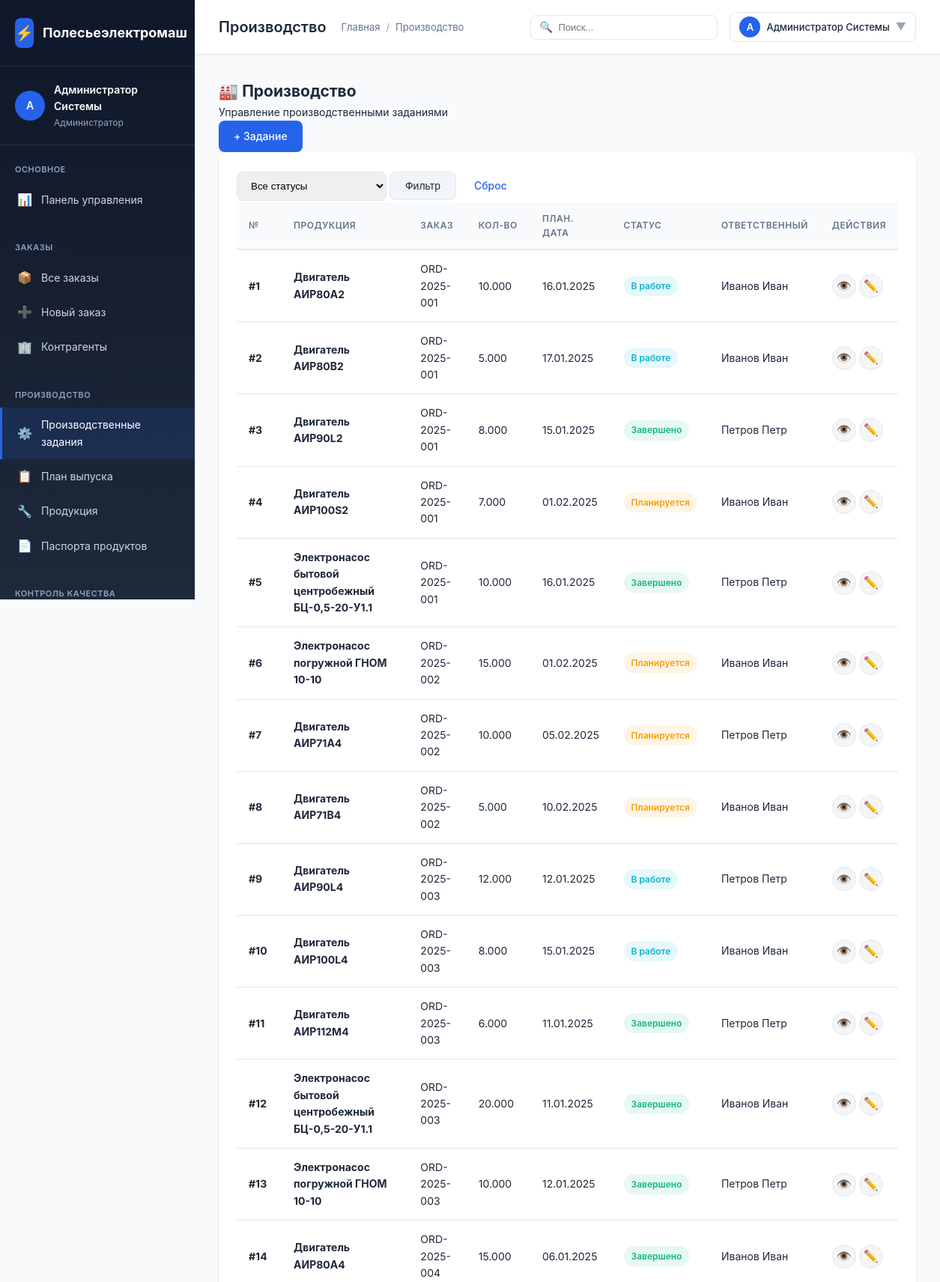
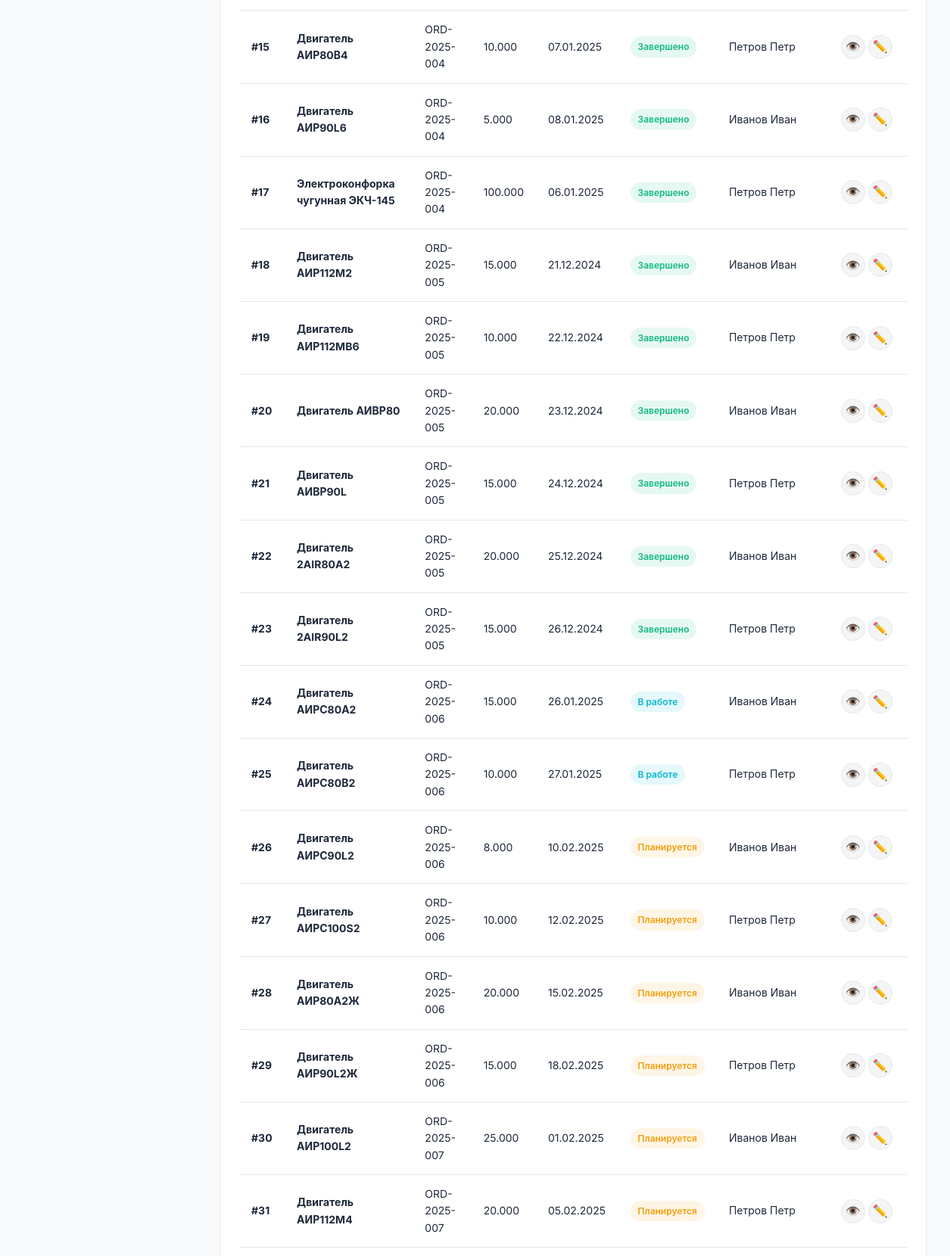
The page /polesie/modules/production/list.php (signed in, upper part) on the database its author committed (2 pictures, top to bottom).
### tables this page shows
CREATE TABLE `users` (
  `id` INT AUTO_INCREMENT PRIMARY KEY,
  `username` VARCHAR(50) NOT NULL UNIQUE,
  `password_hash` VARCHAR(255) NOT NULL,
  `full_name` VARCHAR(100) NOT NULL,
  `email` VARCHAR(100),
  `role_id` INT,
  `is_active` BOOLEAN DEFAULT TRUE,
  `created_at` TIMESTAMP DEFAULT CURRENT_TIMESTAMP,
  CONSTRAINT `fk_users_role` FOREIGN KEY (`role_id`) REFERENCES `user_roles`(`id`) ON DELETE SET NULL
);

CREATE TABLE `user_roles` (
  `id` INT AUTO_INCREMENT PRIMARY KEY,
  `name` VARCHAR(100) NOT NULL,
  `code` VARCHAR(50) NOT NULL UNIQUE,
  `description` TEXT,
  `permissions` JSON
);

CREATE TABLE `production_tasks` (
  `id` INT AUTO_INCREMENT PRIMARY KEY,
  `task_number` VARCHAR(50) UNIQUE,
  `order_id` INT,
  `order_item_id` INT,
  `product_id` INT NOT NULL,
  `route_card_id` INT,
  `quantity_plan` DECIMAL(15,3) NOT NULL,
  `quantity_fact` DECIMAL(15,3) DEFAULT 0,
  `quantity_good` DECIMAL(15,3) DEFAULT 0,
  `quantity_defect` DECIMAL(15,3) DEFAULT 0,
  `status` ENUM('planned', 'in_progress', 'completed', 'cancelled') DEFAULT 'planned',
  `priority` ENUM('low', 'normal', 'high', 'urgent') DEFAULT 'normal',
  `start_date` DATE,
  `end_date` DATE,
  `planned_start` DATETIME,
  `planned_end` DATETIME,
  `actual_start` DATETIME,
  `actual_end` DATETIME,
  `responsible_id` INT,
  `worker_id` INT,
  `notes` TEXT,
  `created_at` TIMESTAMP DEFAULT CURRENT_TIMESTAMP,
  `updated_at` TIMESTAMP DEFAULT CURRENT_TIMESTAMP ON UPDATE CURRENT_TIMESTAMP,
  CONSTRAINT `fk_task_order` FOREIGN KEY (`order_id`) REFERENCES `orders`(`id`) ON DELETE SET NULL,
  CONSTRAINT `fk_task_order_item` FOREIGN KEY (`order_item_id`) REFERENCES `order_items`(`id`) ON DELETE SET NULL,
  CONSTRAINT `fk_task_product` FOREIGN KEY (`product_id`) REFERENCES `products`(`id`) ON DELETE CASCADE,
  CONSTRAINT `fk_task_route` FOREIGN KEY (`route_card_id`) REFERENCES `route_cards`(`id`) ON DELETE SET NULL,
  CONSTRAINT `fk_task_responsible` FOREIGN KEY (`responsible_id`) REFERENCES `users`(`id`) ON DELETE SET NULL,
  CONSTRAINT `fk_task_worker` FOREIGN KEY (`worker_id`) REFERENCES `users`(`id`) ON DELETE SET NULL
);

CREATE TABLE `products` (
  `id` INT AUTO_INCREMENT PRIMARY KEY,
  `article` VARCHAR(50) NOT NULL UNIQUE,
  `name` VARCHAR(200) NOT NULL,
  `category_id` INT,
  `base_unit_id` INT,
  `specifications` JSON,
  `image` VARCHAR(255),
  `base_price` DECIMAL(15,2),
  `currency` CHAR(3) DEFAULT 'BYN',
  `is_active` BOOLEAN DEFAULT TRUE,
  `created_at` TIMESTAMP DEFAULT CURRENT_TIMESTAMP,
  CONSTRAINT `fk_prod_category` FOREIGN KEY (`category_id`) REFERENCES `product_categories`(`id`) ON DELETE SET NULL,
  CONSTRAINT `fk_prod_unit` FOREIGN KEY (`base_unit_id`) REFERENCES `base_units`(`id`) ON DELETE SET NULL
);

CREATE TABLE `orders` (
  `id` INT AUTO_INCREMENT PRIMARY KEY,
  `order_number` VARCHAR(50) NOT NULL UNIQUE,
  `customer_id` INT,
  `responsible_user_id` INT,
  `status` ENUM('new', 'processing', 'ready', 'shipped', 'cancelled') DEFAULT 'new',
  `order_date` DATE NOT NULL,
  `delivery_date` DATE,
  `total_amount` DECIMAL(15,2),
  `notes` TEXT,
  `created_at` TIMESTAMP DEFAULT CURRENT_TIMESTAMP,
  `updated_at` TIMESTAMP DEFAULT CURRENT_TIMESTAMP ON UPDATE CURRENT_TIMESTAMP,
  CONSTRAINT `fk_order_customer` FOREIGN KEY (`customer_id`) REFERENCES `contractors`(`id`) ON DELETE SET NULL,
  CONSTRAINT `fk_order_responsible` FOREIGN KEY (`responsible_user_id`) REFERENCES `users`(`id`) ON DELETE SET NULL
);

### polesie/modules/production/list.php (the view, shortened to what the rows shown need)
<?php
require_once __DIR__ . '/../../config/config.php';
$user = getCurrentUser();
$pdo = getDbConnection();
$pageTitle = 'Производство';
$sql = "SELECT pt.*, o.order_number, p.name as product_name, p.article as product_article,
               c.name as category_name, u.symbol as unit_name,
               u2.full_name as responsible_name, u3.full_name as worker_name,
               pt.quantity_plan as quantity, pt.planned_start as planned_date
        FROM production_tasks pt
        JOIN orders o ON pt.order_id = o.id
        JOIN products p ON pt.product_id = p.id
        LEFT JOIN product_categories c ON p.category_id = c.id
        LEFT JOIN base_units u ON p.base_unit_id = u.id
        LEFT JOIN users u2 ON pt.responsible_id = u2.id
        LEFT JOIN users u3 ON pt.worker_id = u3.id
        WHERE 1=1";
$params = [];
$sql .= " ORDER BY pt.created_at DESC";
$stmt = $pdo->prepare($sql);
$stmt->execute($params);
$tasks = $stmt->fetchAll();
?>
<!DOCTYPE html>
<html lang="ru">
<head>
    <link rel="stylesheet" href="<?= asset('assets/css/style.css') ?>">
</head>
<body>
    <div class="app-container">
        <?php include BASE_PATH . '/includes/sidebar.php'; ?>
        <div class="main-content">
            <?php include BASE_PATH . '/includes/topbar.php'; ?>
            <div class="content-area">
                <div class="content">
                    <div class="page-header">
                        <div class="page-header-title">
                            <h2>🏭 Производство</h2>
                        </div>
                    </div>
                    <div class="card">
                        <div class="card-body">
                            <table class="data-table">
                                <thead>
                                    <tr>
                                        <th>№</th>
                                        <th>Продукция</th>
                                        <th>Заказ</th>
                                        <th>Кол-во</th>
                                        <th>План. дата</th>
                                        <th>Статус</th>
                                        <th>Ответственный</th>
                                        <th>Действия</th>
                                    </tr>
                                </thead>
                                <tbody>
                                    <?php foreach ($tasks as $t): ?>
                                    <?php
                                    $productData = [
                                        'id' => $t['product_id'],
                                        'name' => $t['product_name'] ?? '',
                                        'article' => $t['product_article'] ?? '',
                                        'category_name' => $t['category_name'] ?? '',
                                        'unit_name' => $t['unit_name'] ?? '',
                                        'base_price' => $t['product_price'] ?? 0,
                                        'is_active' => (int)($t['product_is_active'] ?? 0),
                                        'description' => $t['product_description'] ?? '',
                                        'specifications' => $t['product_specifications'] ?? ''
                                    ];
                                    $specsDecoded = null;
                                    $productData['specs_decoded'] = $specsDecoded;
                                    $taskData = [
                                        'id' => $t['id'],
                                        'order_number' => $t['order_number'] ?? '',
                                        'quantity' => $t['quantity'] ?? 0,
                                        'planned_date' => $t['planned_date'] ?? '',
                                        'status' => $t['status'] ?? '',
                                        'responsible_name' => $t['responsible_name'] ?? ''
                                    ];
                                    ?>
                                    <tr class="table-row-clickable" onclick="openProductionProductModal(<?= json_encode($productData, JSON_UNESCAPED_UNICODE) ?>, <?= json_encode($taskData, JSON_UNESCAPED_UNICODE) ?>)">
                                        <td><strong>#<?= $t['id'] ?></strong></td>
                                        <td><strong><?= e($t['product_name']) ?></strong></td>
                                        <td><?= e($t['order_number']) ?></td>
                                        <td><?= e($t['quantity'] ?? '—') ?></td>
                                        <td><?= !empty($t['planned_date']) ? date('d.m.Y', strtotime($t['planned_date'])) : '—' ?></td>
                                        <td>
                                            <?php if ($t['status'] === 'planned'): ?>
                                                <span class="badge badge-warning">Планируется</span>
                                            <?php elseif ($t['status'] === 'in_progress'): ?>
                                                <span class="badge badge-info">В работе</span>
                                            <?php elseif ($t['status'] === 'completed'): ?>
                                                <span class="badge badge-success">Завершено</span>
                                            <?php else: ?>
                                                <span class="badge badge-danger">Отменено</span>
                                            <?php endif; ?>
                                        </td>
                                        <td><?= e($t['responsible_name'] ?? '—') ?></td>
                                        <td onclick="event.stopPropagation()">
                                            <a href="view.php?id=<?= $t['id'] ?>" class="btn-icon" title="Просмотр задания">👁️</a>
                                            <?php if (hasPermission('production.edit')): ?>
                                                <a href="edit.php?id=<?= $t['id'] ?>" class="btn-icon" title="Редактировать задание">✏️</a>
                                            <?php endif; ?>
                                        </td>
                                    </tr>
                                    <?php endforeach; ?>
                                </tbody>
                            </table>
                        </div>
                    </div>
                </div>
            </div>
        </div>
    </div>
</body>
</html>

### polesie/includes/sidebar.php (shortened to what the rows shown need)
<div class="sidebar">
    <div class="sidebar-user">
        <div class="sidebar-user-info">
            <div class="sidebar-user-avatar">
                <?= mb_substr($user['full_name'], 0, 1) ?>
            </div>
            <div class="sidebar-user-details">
                <div class="sidebar-user-name"><?= e($user['full_name']) ?></div>
                <div class="sidebar-user-role"><?= e($user['role_name']) ?></div>
            </div>
        </div>
    </div>
</div>

### polesie/includes/topbar.php (shortened to what the rows shown need)
<div class="topbar">
    <div class="topbar-left">
        <h1 class="topbar-title"><?= e($pageTitle) ?></h1>
    </div>
    <div class="topbar-right">
        <div style="position: relative;">
            <div class="topbar-action" onclick="toggleProfileMenu()" style="width: auto; padding: 8px 12px; gap: 8px;">
                <div style="width: 28px; height: 28px; background: var(--primary-color); border-radius: 50%; display: flex; align-items: center; justify-content: center; color: white; font-size: 13px; font-weight: 600;">
                    <?= mb_substr($user['full_name'], 0, 1) ?>
                </div>
                <span style="font-size: 13px; font-weight: 500;"><?= e($user['full_name']) ?></span>
                <span style="color: var(--text-muted);">▼</span>
            </div>
        </div>
    </div>
</div>

### rows shown on the page
users: full_name "А", full_name "Администратор Системы", role.name "Администратор"
production_tasks: id "1", product.name "Двигатель АИР80А2", order.order_number "ORD-2025-001", quantity_plan "10.000", planned_start "16.01.2025", status "В работе", responsible.full_name "Иванов Иван"
production_tasks: id "2", product.name "Двигатель АИР80В2", order.order_number "ORD-2025-001", quantity_plan "5.000", planned_start "17.01.2025", status "В работе", responsible.full_name "Иванов Иван"
production_tasks: id "3", product.name "Двигатель АИР90L2", order.order_number "ORD-2025-001", quantity_plan "8.000", planned_start "15.01.2025", status "Завершено", responsible.full_name "Петров Петр"
production_tasks: id "4", product.name "Двигатель АИР100S2", order.order_number "ORD-2025-001", quantity_plan "7.000", planned_start "01.02.2025", status "Планируется", responsible.full_name "Иванов Иван"
production_tasks: id "5", product.name "Электронасос бытовой центробежный БЦ-0,5-20-У1.1", order.order_number "ORD-2025-001", quantity_plan "10.000", planned_start "16.01.2025", status "Завершено", responsible.full_name "Петров Петр"
production_tasks: id "6", product.name "Электронасос погружной ГНОМ 10-10", order.order_number "ORD-2025-002", quantity_plan "15.000", planned_start "01.02.2025", status "Планируется", responsible.full_name "Иванов Иван"
production_tasks: id "7", product.name "Двигатель АИР71А4", order.order_number "ORD-2025-002", quantity_plan "10.000", planned_start "05.02.2025", status "Планируется", responsible.full_name "Петров Петр"
production_tasks: id "8", product.name "Двигатель АИР71В4", order.order_number "ORD-2025-002", quantity_plan "5.000", planned_start "10.02.2025", status "Планируется", responsible.full_name "Иванов Иван"
production_tasks: id "9", product.name "Двигатель АИР90L4", order.order_number "ORD-2025-003", quantity_plan "12.000", planned_start "12.01.2025", status "В работе", responsible.full_name "Петров Петр"
production_tasks: id "10", product.name "Двигатель АИР100L4", order.order_number "ORD-2025-003", quantity_plan "8.000", planned_start "15.01.2025", status "В работе", responsible.full_name "Иванов Иван"
production_tasks: id "11", product.name "Двигатель АИР112M4", order.order_number "ORD-2025-003", quantity_plan "6.000", planned_start "11.01.2025", status "Завершено", responsible.full_name "Петров Петр"
production_tasks: id "12", product.name "Электронасос бытовой центробежный БЦ-0,5-20-У1.1", order.order_number "ORD-2025-003", quantity_plan "20.000", planned_start "11.01.2025", status "Завершено", responsible.full_name "Иванов Иван"
production_tasks: id "13", product.name "Электронасос погружной ГНОМ 10-10", order.order_number "ORD-2025-003", quantity_plan "10.000", planned_start "12.01.2025", status "Завершено", responsible.full_name "Петров Петр"
production_tasks: id "14", product.name "Двигатель АИР80А4", order.order_number "ORD-2025-004", quantity_plan "15.000", planned_start "06.01.2025", status "Завершено", responsible.full_name "Иванов Иван"
production_tasks: id "15", product.name "Двигатель АИР80В4", order.order_number "ORD-2025-004", quantity_plan "10.000", planned_start "07.01.2025", status "Завершено", responsible.full_name "Петров Петр"
production_tasks: id "16", product.name "Двигатель АИР90L6", order.order_number "ORD-2025-004", quantity_plan "5.000", planned_start "08.01.2025", status "Завершено", responsible.full_name "Иванов Иван"
production_tasks: id "17", product.name "Электроконфорка чугунная ЭКЧ-145", order.order_number "ORD-2025-004", quantity_plan "100.000", planned_start "06.01.2025", status "Завершено", responsible.full_name "Петров Петр"
production_tasks: id "18", product.name "Двигатель АИР112M2", order.order_number "ORD-2025-005", quantity_plan "15.000", planned_start "21.12.2024", status "Завершено", responsible.full_name "Иванов Иван"
production_tasks: id "19", product.name "Двигатель АИР112MB6", order.order_number "ORD-2025-005", quantity_plan "10.000", planned_start "22.12.2024", status "Завершено", responsible.full_name "Петров Петр"
production_tasks: id "20", product.name "Двигатель АИВР80", order.order_number "ORD-2025-005", quantity_plan "20.000", planned_start "23.12.2024", status "Завершено", responsible.full_name "Иванов Иван"
production_tasks: id "21", product.name "Двигатель АИВР90L", order.order_number "ORD-2025-005", quantity_plan "15.000", planned_start "24.12.2024", status "Завершено", responsible.full_name "Петров Петр"
production_tasks: id "22", product.name "Двигатель 2AIR80A2", order.order_number "ORD-2025-005", quantity_plan "20.000", planned_start "25.12.2024", status "Завершено", responsible.full_name "Иванов Иван"
production_tasks: id "23", product.name "Двигатель 2AIR90L2", order.order_number "ORD-2025-005", quantity_plan "15.000", planned_start "26.12.2024", status "Завершено", responsible.full_name "Петров Петр"
production_tasks: id "24", product.name "Двигатель АИРС80А2", order.order_number "ORD-2025-006", quantity_plan "15.000", planned_start "26.01.2025", status "В работе", responsible.full_name "Иванов Иван"
production_tasks: id "25", product.name "Двигатель АИРС80В2", order.order_number "ORD-2025-006", quantity_plan "10.000", planned_start "27.01.2025", status "В работе", responsible.full_name "Петров Петр"
production_tasks: id "26", product.name "Двигатель АИРС90L2", order.order_number "ORD-2025-006", quantity_plan "8.000", planned_start "10.02.2025", status "Планируется", responsible.full_name "Иванов Иван"
production_tasks: id "27", product.name "Двигатель АИРС100S2", order.order_number "ORD-2025-006", quantity_plan "10.000", planned_start "12.02.2025", status "Планируется", responsible.full_name "Петров Петр"
production_tasks: id "28", product.name "Двигатель АИР80А2Ж", order.order_number "ORD-2025-006", quantity_plan "20.000", planned_start "15.02.2025", status "Планируется", responsible.full_name "Иванов Иван"
production_tasks: id "29", product.name "Двигатель АИР90L2Ж", order.order_number "ORD-2025-006", quantity_plan "15.000", planned_start "18.02.2025", status "Планируется", responsible.full_name "Петров Петр"
production_tasks: id "30", product.name "Двигатель АИР100L2", order.order_number "ORD-2025-007", quantity_plan "25.000", planned_start "01.02.2025", status "Планируется", responsible.full_name "Иванов Иван"
production_tasks: id "31", product.name "Двигатель АИР112M4", order.order_number "ORD-2025-007", quantity_plan "20.000", planned_start "05.02.2025", status "Планируется", responsible.full_name "Петров Петр"

### other values the page prints
$pageTitle "Производство"
